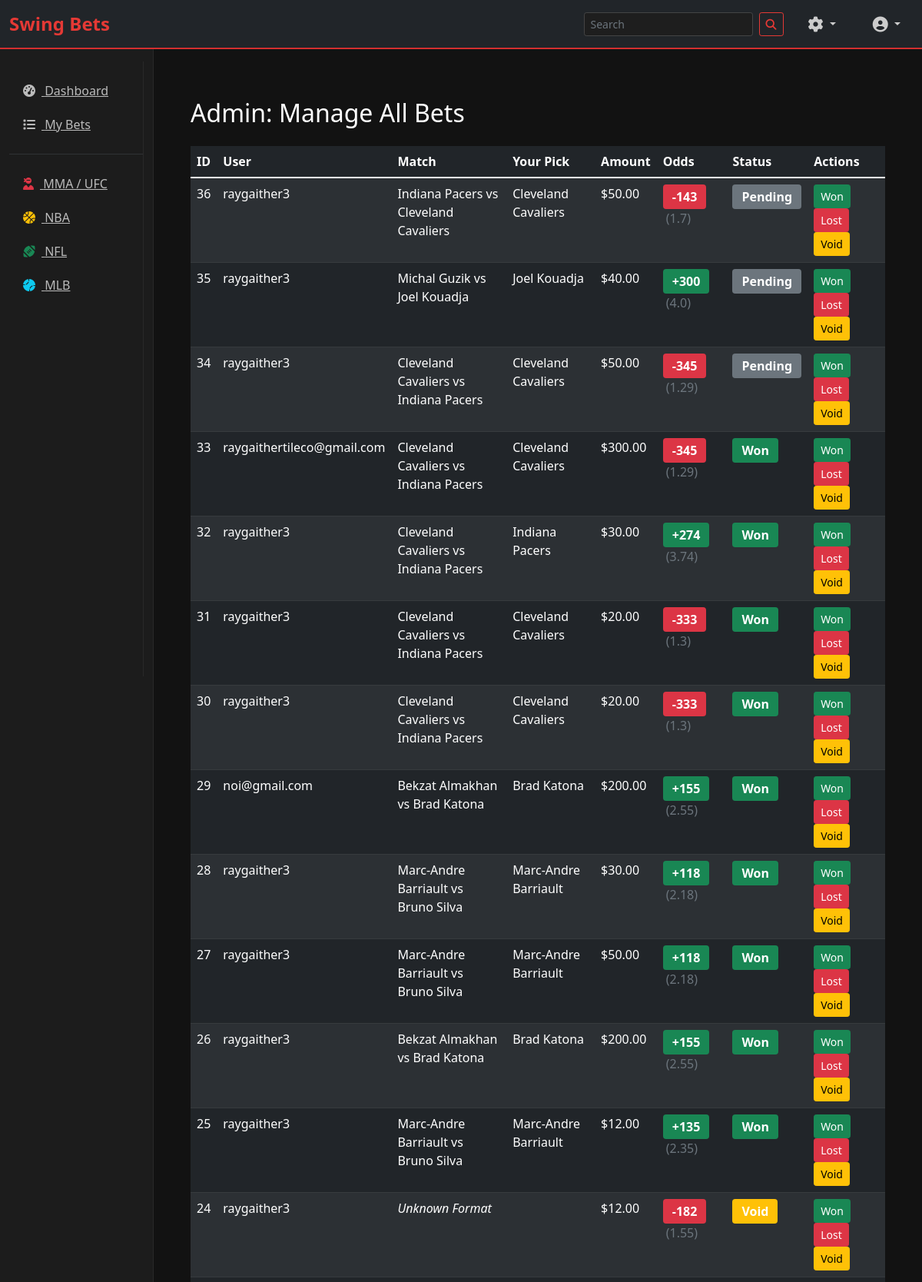
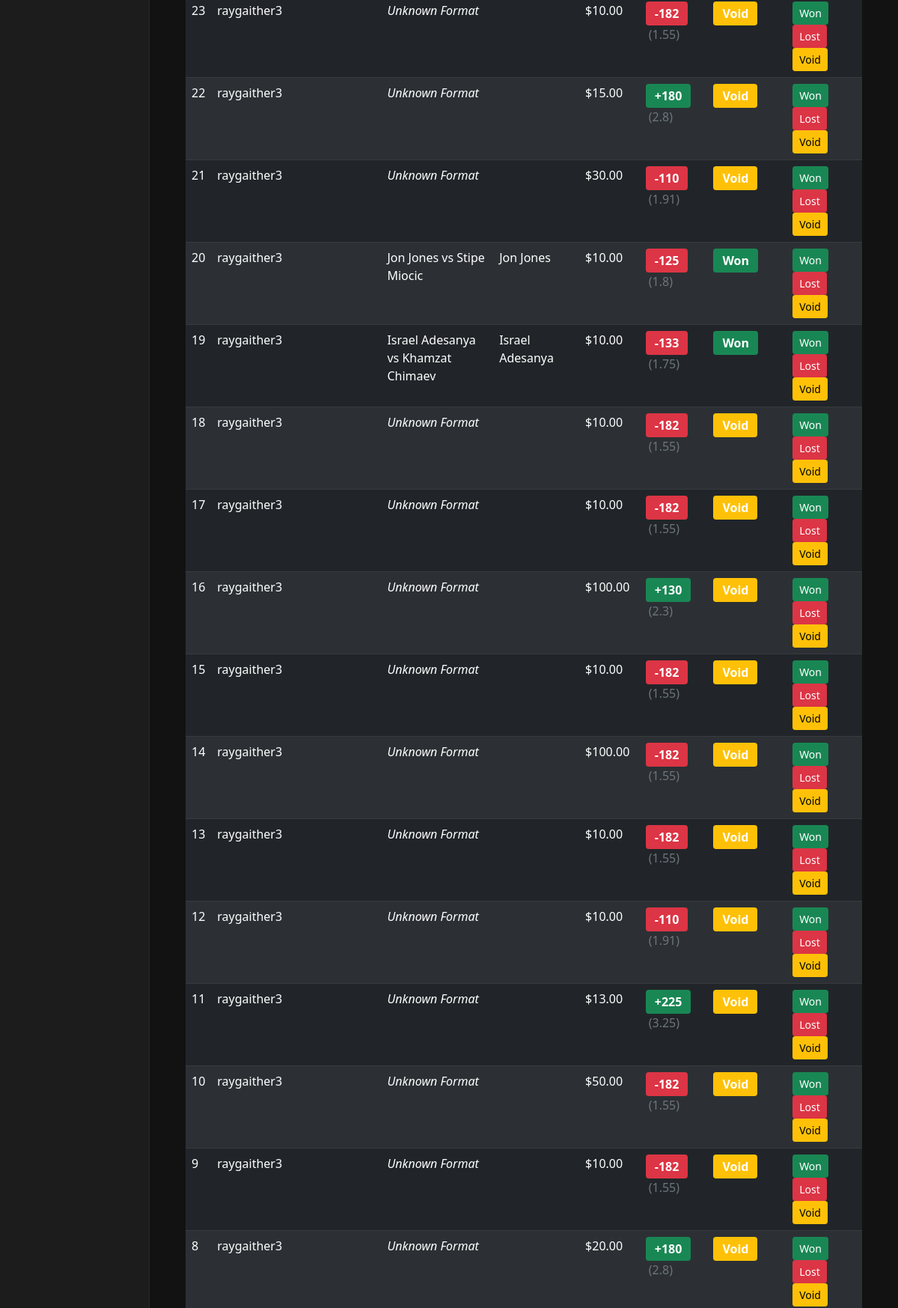
The app's page /admin/bets (signed in, upper part) with its own data (2 pictures, top to bottom).
### sportsbook/models/bet.py (models this page shows)
class Bet(db.Model, TimestampMixin):
    id = db.Column(db.Integer, primary_key=True)
    user_id = db.Column(db.Integer, db.ForeignKey('users.id'), nullable=False)
    game_id = db.Column(db.Integer, db.ForeignKey('game.id'), nullable=True)  # ← must allow NULL
    amount = db.Column(db.Float, nullable=False)
    status = db.Column(db.String(20), default='pending')
    payout = db.Column(db.Float)
    home_team = db.Column(db.String(100))
    away_team = db.Column(db.String(100))
    selection = db.Column(db.String(20))
    odds = db.Column(db.Float)
    selections = db.relationship('BetSelection', backref='bet', lazy=True)

### sportsbook/models/user.py (models this page shows, shortened)
class User(db.Model, UserMixin, TimestampMixin):
    __tablename__ = 'users'
    id = db.Column(db.Integer, primary_key=True)
    username = db.Column(db.String(64), unique=True, nullable=False)
    email = db.Column(db.String(120), unique=True, nullable=False)
    password_hash = db.Column(db.String(128), nullable=False)
    is_admin = db.Column(db.Boolean, default=False)
    bets = db.relationship('Bet', backref='user', lazy=True)
    wallet = db.relationship('Wallet', uselist=False, backref='user')

### sportsbook/admin/routes.py (the view)
@admin.route('/bets')
@login_required
@admin_required
def manage_bets():
    all_bets = Bet.query.order_by(Bet.created_at.desc()).all()
    return render_template('admin/manage_bets.html', bets=all_bets)

### sportsbook/admin/routes.py (called while the page is built)
def admin_required(f):
    from functools import wraps
    @wraps(f)
    def wrapper(*args, **kwargs):
        if not current_user.is_authenticated or not current_user.is_admin:
            flash("Access denied.", "danger")
            return redirect(url_for("main.home"))
        return f(*args, **kwargs)
    return wrapper

### sportsbook/extensions.py (called while the page is built)
@login_manager.user_loader
def load_user(user_id):
    from .models import User
    return User.query.get(int(user_id))

### sportsbook/templates/admin/manage_bets.html (shortened to what this page needs)
{% from 'macros/odds.html' import moneyline %}
{% extends "base.html" %}
{% block body %}
<div class="container mt-5 text-white">
  <h2 class="mb-4">Admin: Manage All Bets</h2>
  {% if bets %}
    <table class="table table-dark table-striped">
      <thead>
        <tr>
          <th>ID</th>
          <th>User</th>
          <th>Match</th>
          <th>Your Pick</th>
          <th>Amount</th>
          <th>Odds</th>
          <th>Status</th>
          <th>Actions</th>
        </tr>
      </thead>
      <tbody>
        {% for bet in bets %}
          <tr>
            <td>{{ bet.id }}</td>
            <td>{{ bet.user.username }}</td>
            {% if bet.home_team and bet.away_team %}
              <td>{{ bet.home_team }} vs {{ bet.away_team }}</td>
              <td>{{ bet.home_team if bet.selection == 'home' else bet.away_team }}</td>
            {% elif bet.selections and bet.selections[0].market and bet.selections[0].market.game %}
              {% set sel = bet.selections[0] %}
              {% set g = sel.market.game %}
              <td>{{ g.home_team.name }} vs {{ g.away_team.name }}</td>
              <td>{{ g.home_team.name if sel.selection == 'home' else g.away_team.name }}</td>
            {% else %}
              <td colspan="2"><em>Unknown Format</em></td>
            {% endif %}
            <td>${{ "%.2f"|format(bet.amount) }}</td>
            <td>
              {% if bet.odds %}
                {{ moneyline(bet.odds) }} <span class="text-muted ms-1">({{ bet.odds }})</span>
              {% elif bet.selections %}
                {{ moneyline(bet.selections[0].odds_at_bet_time) }} <span class="text-muted ms-1">({{ bet.selections[0].odds_at_bet_time }})</span>
              {% else %}
                <em>N/A</em>
              {% endif %}
            </td>
            <td>
              <span class="badge bg-{{ {
                'won': 'success',
                'lost': 'danger',
                'pending': 'secondary',
                'void': 'warning'
              }[bet.status] }}">{{ bet.status|capitalize }}</span>
            </td>
            <td>
              <a href="{{ url_for('admin.update_bet_status', bet_id=bet.id, status='won') }}" class="btn btn-sm btn-success">Won</a>
              <a href="{{ url_for('admin.update_bet_status', bet_id=bet.id, status='lost') }}" class="btn btn-sm btn-danger">Lost</a>
              <a href="{{ url_for('admin.update_bet_status', bet_id=bet.id, status='void') }}" class="btn btn-sm btn-warning">Void</a>
            </td>
          </tr>
        {% endfor %}
      </tbody>
    </table>
  {% else %}
    <p>No bets to manage.</p>
  {% endif %}
</div>
{% endblock %}

### sportsbook/templates/macros/odds.html
{% macro moneyline(decimal) %}
  {% if decimal is not none %}
    {% if decimal == 1.0 %}
      <span class="badge bg-secondary">+100</span>
    {% elif decimal >= 2 %}
      <span class="badge bg-success">+{{ ((decimal - 1) * 100)|round|int }}</span>
    {% elif decimal > 1 %}
      <span class="badge bg-danger">-{{ (100 / (decimal - 1))|round|int }}</span>
    {% else %}
      <span class="badge bg-dark">N/A</span>
    {% endif %}
  {% else %}
    <span class="text-muted">N/A</span>
  {% endif %}
{% endmacro %}

### sportsbook/static/css/mystyles.css (style rules this page uses)
body { background-color: #121212; color: #f1f1f1; font-family: 'Segoe UI', Tahoma, Geneva, Verdana, sans-serif; }
.badge { font-size: 1rem; padding: 0.5em 0.75em; }
.btn-sm { transition: all 0.2s ease-in-out; }

### records on screen
Bet: id "36", user.username "raygaither3", home_team "Indiana Pacers", away_team "Cleveland Cavaliers", selection+away_team "Cleveland Cavaliers", amount "50.00", (100/(decimal-1))|round|int "143", odds "1.7", status "Pending"
Bet: id "35", user.username "raygaither3", home_team "Michal Guzik", away_team "Joel Kouadja", selection+away_team "Joel Kouadja", amount "40.00", ((decimal-1)*100)|round|int "300", odds "4.0", status "Pending"
Bet: id "34", user.username "raygaither3", home_team "Cleveland Cavaliers", away_team "Indiana Pacers", selection+home_team "Cleveland Cavaliers", amount "50.00", (100/(decimal-1))|round|int "345", odds "1.29", status "Pending"
Bet: id "33", user.username "raygaithertileco@gmail.com", home_team "Cleveland Cavaliers", away_team "Indiana Pacers", selection+home_team "Cleveland Cavaliers", amount "300.00", (100/(decimal-1))|round|int "345", odds "1.29", status "Won"
Bet: id "32", user.username "raygaither3", home_team "Cleveland Cavaliers", away_team "Indiana Pacers", selection+away_team "Indiana Pacers", amount "30.00", ((decimal-1)*100)|round|int "274", odds "3.74", status "Won"
Bet: id "31", user.username "raygaither3", home_team "Cleveland Cavaliers", away_team "Indiana Pacers", selection+home_team "Cleveland Cavaliers", amount "20.00", (100/(decimal-1))|round|int "333", odds "1.3", status "Won"
Bet: id "30", user.username "raygaither3", home_team "Cleveland Cavaliers", away_team "Indiana Pacers", selection+home_team "Cleveland Cavaliers", amount "20.00", (100/(decimal-1))|round|int "333", odds "1.3", status "Won"
Bet: id "29", user.username "noi@gmail.com", home_team "Bekzat Almakhan", away_team "Brad Katona", selection+away_team "Brad Katona", amount "200.00", ((decimal-1)*100)|round|int "155", odds "2.55", status "Won"
Bet: id "28", user.username "raygaither3", home_team "Marc-Andre Barriault", away_team "Bruno Silva", selection+home_team "Marc-Andre Barriault", amount "30.00", ((decimal-1)*100)|round|int "118", odds "2.18", status "Won"
Bet: id "27", user.username "raygaither3", home_team "Marc-Andre Barriault", away_team "Bruno Silva", selection+home_team "Marc-Andre Barriault", amount "50.00", ((decimal-1)*100)|round|int "118", odds "2.18", status "Won"
Bet: id "26", user.username "raygaither3", home_team "Bekzat Almakhan", away_team "Brad Katona", selection+away_team "Brad Katona", amount "200.00", ((decimal-1)*100)|round|int "155", odds "2.55", status "Won"
Bet: id "25", user.username "raygaither3", home_team "Marc-Andre Barriault", away_team "Bruno Silva", selection+home_team "Marc-Andre Barriault", amount "12.00", ((decimal-1)*100)|round|int "135", odds "2.35", status "Won"
Bet: id "24", user.username "raygaither3", home_team "Unknown Format", amount "12.00", (100/(decimal-1))|round|int "182", odds "1.55", status "Void"
Bet: id "23", user.username "raygaither3", home_team "Unknown Format", amount "10.00", (100/(decimal-1))|round|int "182", odds "1.55", status "Void"
Bet: id "22", user.username "raygaither3", home_team "Unknown Format", amount "15.00", ((decimal-1)*100)|round|int "180", odds "2.8", status "Void"
Bet: id "21", user.username "raygaither3", home_team "Unknown Format", amount "30.00", (100/(decimal-1))|round|int "110", odds "1.91", status "Void"
Bet: id "20", user.username "raygaither3", home_team "Jon Jones", away_team "Stipe Miocic", selection+home_team "Jon Jones", amount "10.00", (100/(decimal-1))|round|int "125", odds "1.8", status "Won"
Bet: id "19", user.username "raygaither3", home_team "Israel Adesanya", away_team "Khamzat Chimaev", selection+home_team "Israel Adesanya", amount "10.00", (100/(decimal-1))|round|int "133", odds "1.75", status "Won"
Bet: id "18", user.username "raygaither3", home_team "Unknown Format", amount "10.00", (100/(decimal-1))|round|int "182", odds "1.55", status "Void"
Bet: id "17", user.username "raygaither3", home_team "Unknown Format", amount "10.00", (100/(decimal-1))|round|int "182", odds "1.55", status "Void"
Bet: id "16", user.username "raygaither3", away_team "Unknown Format", amount "100.00", ((decimal-1)*100)|round|int "130", odds "2.3", status "Void"
Bet: id "15", user.username "raygaither3", home_team "Unknown Format", amount "10.00", (100/(decimal-1))|round|int "182", odds "1.55", status "Void"
Bet: id "14", user.username "raygaither3", home_team "Unknown Format", amount "100.00", (100/(decimal-1))|round|int "182", odds "1.55", status "Void"
Bet: id "13", user.username "raygaither3", home_team "Unknown Format", amount "10.00", (100/(decimal-1))|round|int "182", odds "1.55", status "Void"
Bet: id "12", user.username "raygaither3", home_team "Unknown Format", amount "10.00", (100/(decimal-1))|round|int "110", odds "1.91", status "Void"
Bet: id "11", user.username "raygaither3", home_team "Unknown Format", amount "13.00", ((decimal-1)*100)|round|int "225", odds "3.25", status "Void"
Bet: id "10", user.username "raygaither3", home_team "Unknown Format", amount "50.00", (100/(decimal-1))|round|int "182", odds "1.55", status "Void"
Bet: id "9", user.username "raygaither3", home_team "Unknown Format", amount "10.00", (100/(decimal-1))|round|int "182", odds "1.55", status "Void"
Bet: id "8", user.username "raygaither3", home_team "Unknown Format", amount "20.00", ((decimal-1)*100)|round|int "180", odds "2.8", status "Void"
